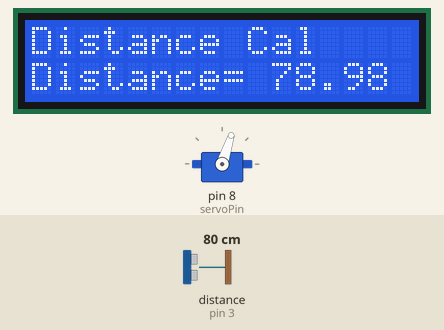
This sketch was run on a simulated Arduino Uno, built with avr-gcc and run on an emulated ATmega328P. Parts: servo, 16×2 character LCD. Wiring (inferred from the names in the program): ultrasonic range finder: trigger pin 4; echo pin 3. The test bench sets the inputs (shaded band); at power-on: distance to the obstacle (sensor on pin 3) 80 cm. The echo pulse lasts 58.3 µs per cm.

Above: at 1.2 s.
1.3 s: distance to the obstacle (sensor on pin 3) set to 2 cm
At 6.01 s:
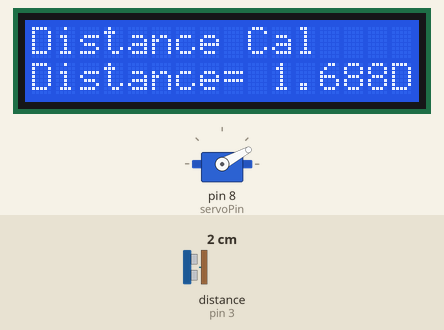
7.4 s: distance to the obstacle (sensor on pin 3) set to 18 cm
At 11.5 s:
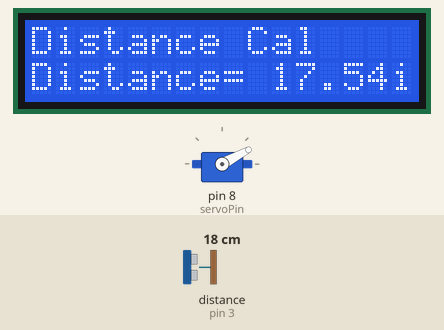
13.5 s: distance to the obstacle (sensor on pin 3) set to 4 cm
At 22.46 s:
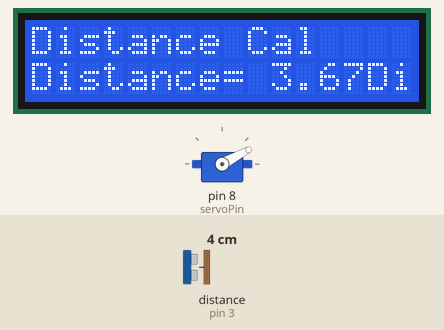
24.1 s: distance to the obstacle (sensor on pin 3) set to 120 cm
At 27.94 s:
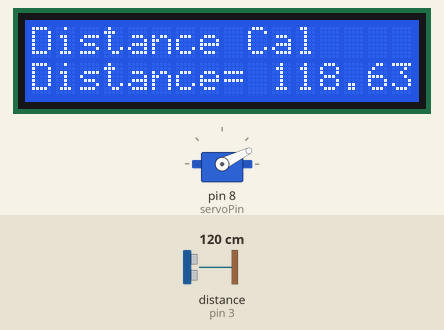
30.2 s: distance to the obstacle (sensor on pin 3) set to 9 cm
At 38.92 s:
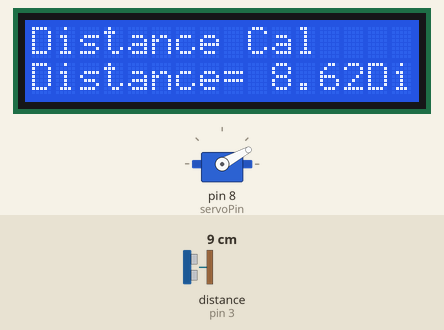
40.5 s: distance to the obstacle (sensor on pin 3) set to 35 cm
At 44.41 s:
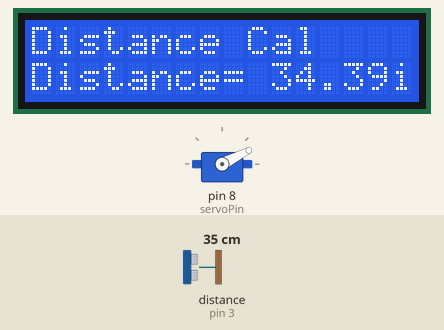
Timing chart, 0 to 47.6 s (numbered marks = the images above; inputs shaded):
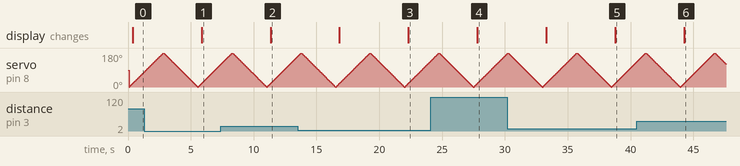

Measured:
- after the input at 1.3 s, the display: changes after 4.6 s (image 1)
- after the input at 7.4 s, the display: changes after 3.9 s (image 2)
- after the input at 24.1 s, the display: changes after 3.7 s (image 4)
- after the input at 30.2 s, the display: first changes after 3.1 s (image 5 shows a later state)
- after the input at 40.5 s, the display: changes after 3.8 s (image 6)

The sketch:

servo_ultrasonic_final2.ino
```cpp
// C++ code
//

#include <LiquidCrystal_I2C.h>

#define trigPin 4
#define echoPin 3

float duration, ultraDistance;

int seconds = 0;


#include "Servo.h"

// Create a new servo object:
Servo myservo;

int pos = 0;

// Define the servo pin:
#define servoPin 8

LiquidCrystal_I2C lcd(0x27, 16, 2);

void setup()
{
  myservo.attach(servoPin);
  pinMode(4,OUTPUT);
  pinMode(3, INPUT);

  lcd.begin();
}

void loop() {

  digitalWrite(trigPin,  LOW);
  delayMicroseconds(2);
  digitalWrite(trigPin, HIGH);
  delayMicroseconds(10);
  digitalWrite(trigPin, LOW);
  int time = pulseIn(echoPin, HIGH);
  float dist = 0.034*time/2;
  lcd.print("Distance Cal");
  lcd.setCursor(0, 1);
  lcd.print("Distance= ");
  lcd.print(dist);

for (pos = 0; pos <= 180; pos += 1) {
  myservo.write(pos);
  delay(15);
}

for(pos = 180; pos >=0; pos -= 1) {
  myservo.write(pos);
  delay(15);
}


}
```
